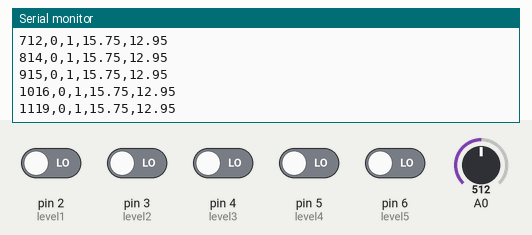
Simulated run of this sketch. Board: Arduino Uno, built with avr-gcc and run on an emulated ATmega328P. On the bench: the last lines printed to the serial monitor. The test bench sets the inputs (shaded band); at power-on: pin 2 (level1), pin 3 (level2), pin 4 (level3), pin 5 (level4), pin 6 (level5) LOW, A0 = 512. Random numbers use the default seed unless the sketch sets one.

Above: at 1.2 s.
1.3 s: A0 set to 306
At 1.33 s:
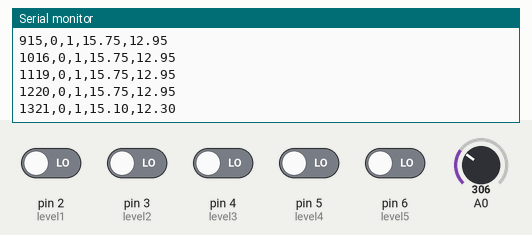
2.8 s: pin 2 (level1) driven HIGH
At 3.0 s:
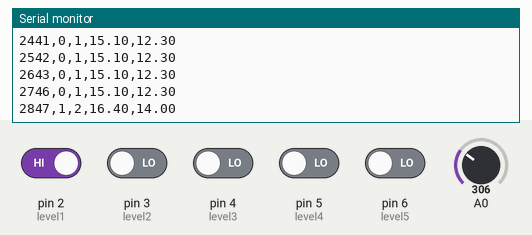
4.3 s: A0 set to 122
At 4.41 s:
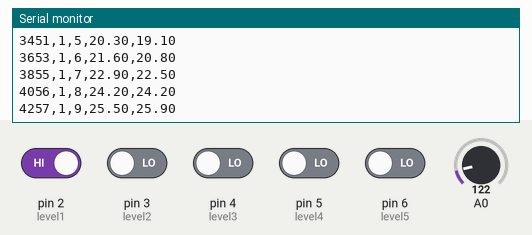
5.8 s: pin 2 (level1) driven LOW
At 6.8 s:
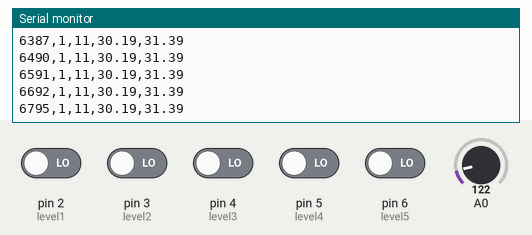
7.3 s: pin 3 (level2) driven HIGH
At 7.46 s:
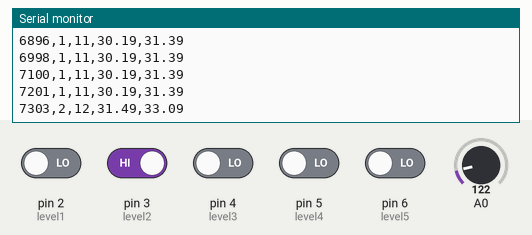
8.8 s: pin 3 (level2) driven LOW
At 10.95 s:
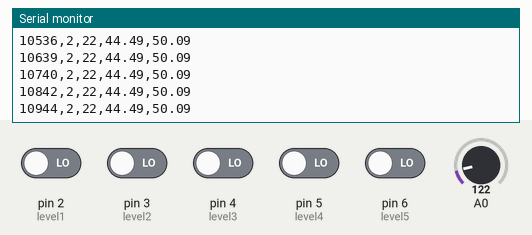
Timing chart, 0 to 11.3 s (numbered marks = the images above; inputs shaded):
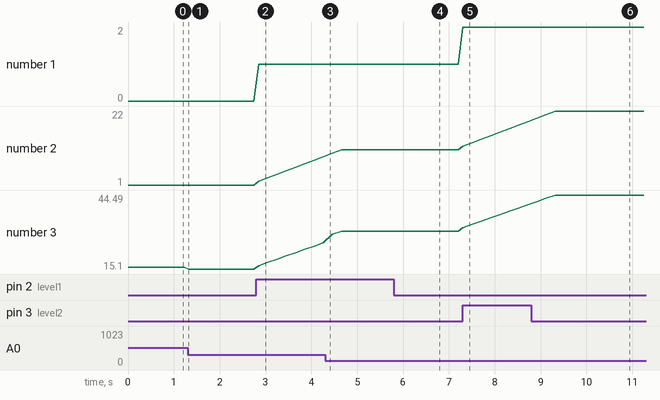

Measured:
- after the input at 1.3 s, the serial monitor: prints a new line at once (image 1)
- after the input at 2.8 s, the serial monitor: prints a new line after 0.05 s (image 2)
- after the input at 5.8 s, the serial monitor: prints a new line after 1.0 s (image 4)
- after the input at 7.3 s, the serial monitor: prints a new line at once (image 5)
- after the input at 8.8 s, the serial monitor: prints a new line after 1.8 s (image 6)
- plotted number 1: 1 → 2 after the input at 7.3 s
- plotted number 2: 1 → 9 after the input at 2.8 s, 11 → 19 after the input at 7.3 s
- plotted number 3: 15.75 → 15.1 after the input at 1.3 s, 15.1 → 25.5 after the input at 2.8 s, 25.5 → 30.19 after the input at 4.3 s, 30.19 → 40.59 after the input at 7.3 s

The sketch:

tropospheric_4.ino
```cpp
//this is a prototype for the hot-air balloon troposphere demo
//as the balloon moves through the levels various triggers will be fired
//and we'll tell excel to "do something neat" on the screen

//2 values: wind and temperature

//level values
const int level1 = 2;
const int level2 = 3;
const int level3 = 4;
const int level4 = 5;
const int level5 = 6;

//default instrument readings
int mPing = 1;
double mTemperature = 15.1;
double mWindspeed = 12.3;

double mTempResolution = 1.3;
double mWindspeedResolution = 1.7;

//level stuff
int mPreviousLevel = 0;
int mCurrentLevel = 0;

//median values for each level
int mLevel1MedianValue = 11;
int mLevel2MedianValue = 22;
int mLevel3MedianValue = 33;
int mLevel4MedianValue = 44;
int mLevel5MedianValue = 55;

void setup()
{
  Serial.begin(9600);
  pinMode(level1, INPUT);
  pinMode(level2, INPUT);
  pinMode(level3, INPUT);
  pinMode(level4, INPUT);
  pinMode(level5, INPUT);
}

void loop()
{
  getRandNumber();

  int levelDifference = 0;

  if (digitalRead(level1) == 1)
  {
    //level 1 has a median value of 20
    //Serial.println( 1 );
    //set mCurrentLevel to store the new level we are at
    mCurrentLevel = 1;

    //this will run once every time we enter this level from a different level
    if ( mPreviousLevel != mCurrentLevel)
    {
      //ramp up the mTemperature value to this new level, in this case 20
      levelDifference = abs(mPing - mLevel1MedianValue); //get a positive number representing our differential
    }
  }
  else if (digitalRead(level2) == 1)
  {
    mCurrentLevel = 2;
    if ( mPreviousLevel != mCurrentLevel)
    {
      levelDifference = abs(mPing - mLevel2MedianValue);
    }
  }
  else if (digitalRead(level3) == 1)
  {
    mCurrentLevel = 3;
    if ( mPreviousLevel != mCurrentLevel)
    {
      levelDifference = abs(mPing - mLevel3MedianValue);
    }
  }
  else if (digitalRead(level4) == 1)
  {
    mCurrentLevel = 4;
    if ( mPreviousLevel != mCurrentLevel)
    {
      levelDifference = abs(mPing - mLevel4MedianValue);
    }
  }
  else if (digitalRead(level5) == 1)
  {
    mCurrentLevel = 5;
    if ( mPreviousLevel != mCurrentLevel)
    {
      levelDifference = abs(mPing - mLevel5MedianValue);
    }
  }
  else
  {
   //don't do anything
  }


  if (mPreviousLevel < mCurrentLevel) //then we are going to ramp UPWARDS
  {
    incrementPing1(levelDifference);
  }
  else if (mPreviousLevel > mCurrentLevel) //then we are going to ramp DOWNWARDS
  {
    decrementPing1(levelDifference);
  }

  //update this last
  mPreviousLevel = mCurrentLevel;

  //ping simply prints out a "data packet" containing our fake sensor readings
  ping();
  delay(100);
}

void decrementPing1(int pLevelDifference)
{
  for (int x = pLevelDifference; x > 0; x--)
  {
    mPing -= 1;
    mTemperature -= mTempResolution;
    mWindspeed -= mWindspeedResolution;
    ping();
    delay(200);
  }
}

void incrementPing1(int pLevelDifference)
{
  for (int x = 0; x < pLevelDifference; x++)
  {
    mPing += 1;
    mTemperature += mTempResolution;
    mWindspeed += mWindspeedResolution;
    ping();
    delay(200);
  }
}

float getRandNumber()
{
  randomSeed(analogRead(0));
  float x = float(random(17))/float((13/1.7));
  return x;
}

//this constructs a data packet with the following form
//LEVEL, temp, windspeed
void ping()
{
  //String dataPacket = String(mPing) + "," + String(mTemperature + getRandNumber()) + "," + String(mWindspeed + getRandNumber());

  String dataPacket = String(millis()) + "," + String(mCurrentLevel) + "," + String(mPing) + "," + String(mTemperature + getRandNumber()) + "," + String(mWindspeed + getRandNumber());
  writePacketToSerial(dataPacket);
}


void writePacketToSerial(String pPacket)
{
  Serial.println(pPacket);
}
```
